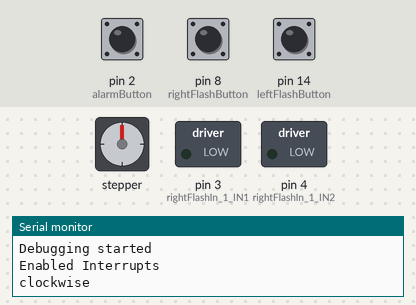
The sketch below on a simulated Arduino Uno, built with avr-gcc and run on an emulated ATmega328P. Parts: stepper motor, switched loads named in the sketch (green lamp = pin HIGH), the last lines printed to the serial monitor. The inputs (shaded band) are chosen by the test bench; at power-on: pin 2 (alarmButton) HIGH, pin 8 (rightFlashButton) HIGH, pin 14 (leftFlashButton) HIGH. Stepper angles assume 200 steps per turn.

Above: at 1.2 s.
1.3 s: pin 2 (alarmButton) pulled LOW for 0.15 s
At 4.16 s:
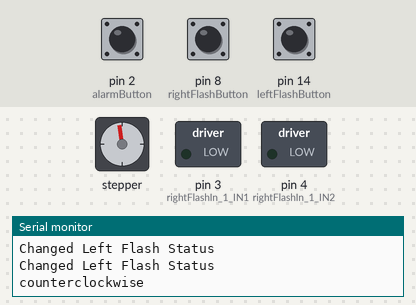
4.4 s: pin 8 (rightFlashButton) pulled LOW for 0.15 s
At 4.76 s:
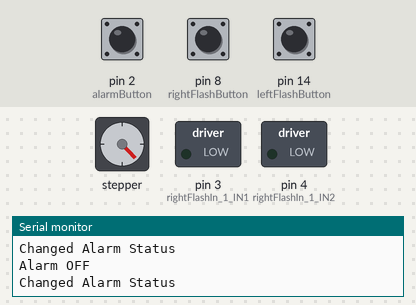
7.5 s: pin 14 (leftFlashButton) pulled LOW for 0.15 s
At 8.47 s:
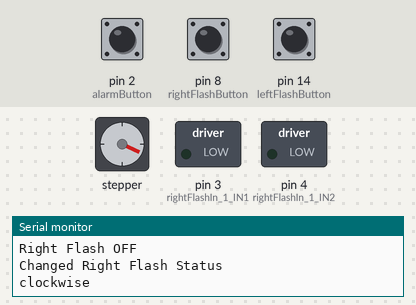
10.5 s: pin 2 (alarmButton) pulled LOW for 1 s
At 12.47 s:
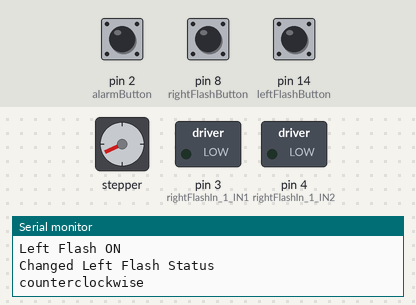
13.5 s: pin 8 (rightFlashButton) pulled LOW for 1 s
17.5 s: pin 14 (leftFlashButton) pulled LOW for 1 s
Timing chart, 0 to 22.5 s (numbered marks = the images above; inputs shaded):
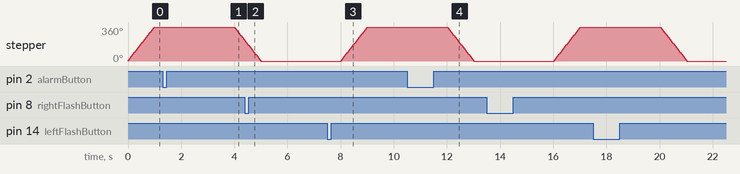

The sketch:

wipers_light_control.ino
```cpp
#include <Stepper.h>

const int stepsPerRevolution = 200;  // change this to fit the number of steps per revolution for your motor

Stepper myStepper(stepsPerRevolution, 5,6,9,10);

const int alarmButton = 2;      // Alarm button
const int rightFlashButton = 8; // Right flash button
const int leftFlashButton = 14; // Left flash button

// Define the digital pins that the L298N driver boards are connected to (Arduino Outputs - Drivers Inputs)
const int rightFlashIn_1_IN1 = 3; // Right flash pin
const int rightFlashIn_1_IN2 = 4; // Right flash pin
const int leftFlashIn_1_IN3 = 5;  // Left flash pin
const int leftFlashIn_1_IN4 = 6;  // Left flash pin
const int ENA = 13;               // Enable pin for wiper

//status flags for the buttons
volatile bool rightFlash = false;
volatile bool leftFlash = false;
volatile bool alarm = false;

//status flags for the lights
volatile bool rightFlashLights = false;
volatile bool leftFlashLights = false;
volatile bool alarmLights = false;

// Debounce timers
volatile unsigned long lastAlarmPress = 0;
volatile unsigned long lastRightFlashPress = 0;
volatile unsigned long lastLeftFlashPress = 0;

const unsigned long debounceDelay = 100; // 100ms debounce delay

void setup()
{
  Serial.begin(9600);
  Serial.println("Debugging started"); // Print a debug message
  myStepper.setSpeed(60);

  // Internal timer interrupt
  TCCR1A = 0;               // Clear Timer/Counter Control Register A
  TCCR1B = 0;               // Clear Timer/Counter Control Register B
  TCNT1 = 0;                // Initialize counter value to 0
  TCCR1B |= (1 << WGM12);
  TCCR1B |= (1 << CS12) | (1 << CS10);
  OCR1A = 7812;             // 0.5s
  TIMSK1 |= (1 << OCIE1A);

  pinMode(rightFlashIn_1_IN1, OUTPUT);
  pinMode(rightFlashIn_1_IN2, OUTPUT);
  pinMode(leftFlashIn_1_IN3, OUTPUT);
  pinMode(leftFlashIn_1_IN4, OUTPUT);

  setup_interrupts();
}

void setup_interrupts()
{
  pinMode(alarmButton, INPUT_PULLUP);        // Alarm button
  pinMode(rightFlashButton, INPUT_PULLUP);  // Right flash button
  pinMode(leftFlashButton, INPUT_PULLUP);   // Left flash button

  PCICR |= (1 << PCIE0);                     // Enable PCINT for PORTB
  PCICR |= (1 << PCIE1);                    // Enable PCINT for PORTC
  PCICR |= (1 << PCIE2);                     // Enable PCINT for PORTD

  PCMSK0 |= (1 << PCINT0);                   // Enable interrupt for D8 (PORTB)
  PCMSK1 |= (1 << PCINT8);                   // Enable interrupt for A0 (PORTC)
  PCMSK2 |= (1 << PCINT18);                 // Enable interrupt for D2 (PORTD)

  sei();
  Serial.println("Enabled Interrupts");
}

//wiper code
void loop()
{
  Serial.println("clockwise");
  myStepper.step(stepsPerRevolution);
  delay(3000);

  // step one revolution in the other direction:
  Serial.println("counterclockwise");
  myStepper.step(-stepsPerRevolution);
  delay(3000);
}

// Alarm button control
ISR(PCINT0_vect)
{
  unsigned long currentMillis = millis();
  if (currentMillis - lastAlarmPress > debounceDelay) {
    alarm = !alarm;
    alarmLights = alarm;
    lastAlarmPress = currentMillis;
    Serial.println("Changed Alarm Status");
  }
}

ISR(PCINT1_vect)
{
  unsigned long currentMillis = millis();
  if (currentMillis - lastRightFlashPress > debounceDelay) {
    rightFlash = !rightFlash;
    rightFlashLights = rightFlash;
    lastRightFlashPress = currentMillis;
    Serial.println("Changed Right Flash Status");
  }
}

ISR(PCINT2_vect)
{
  unsigned long currentMillis = millis();
  if (currentMillis - lastLeftFlashPress > debounceDelay) {
    leftFlash = !leftFlash;
    leftFlashLights = leftFlash;
    lastLeftFlashPress = currentMillis;
    Serial.println("Changed Left Flash Status");
  }
}

ISR(TIMER1_COMPA_vect)
{
  if (alarm) {
    if (!alarmLights)
      turn_on_alarm();
    else
      turn_off_alarm();
    alarmLights = !alarmLights;
  } else if (rightFlash) {
    if (!rightFlashLights)
      turn_on_right_flash();
    else
      turn_off_right_flash();
    rightFlashLights = !rightFlashLights;
  } else if (leftFlash) {
    if (!leftFlashLights)
      turn_on_left_flash();
    else
      turn_off_left_flash();
    leftFlashLights = !leftFlashLights;
  }
}

//placeholder code
void turn_on_alarm() { Serial.println("Alarm ON"); }
void turn_off_alarm() { Serial.println("Alarm OFF"); }
void turn_on_right_flash() { Serial.println("Right Flash ON"); }
void turn_off_right_flash() { Serial.println("Right Flash OFF"); }
void turn_on_left_flash() { Serial.println("Left Flash ON"); }
void turn_off_left_flash() { Serial.println("Left Flash OFF"); }
```
